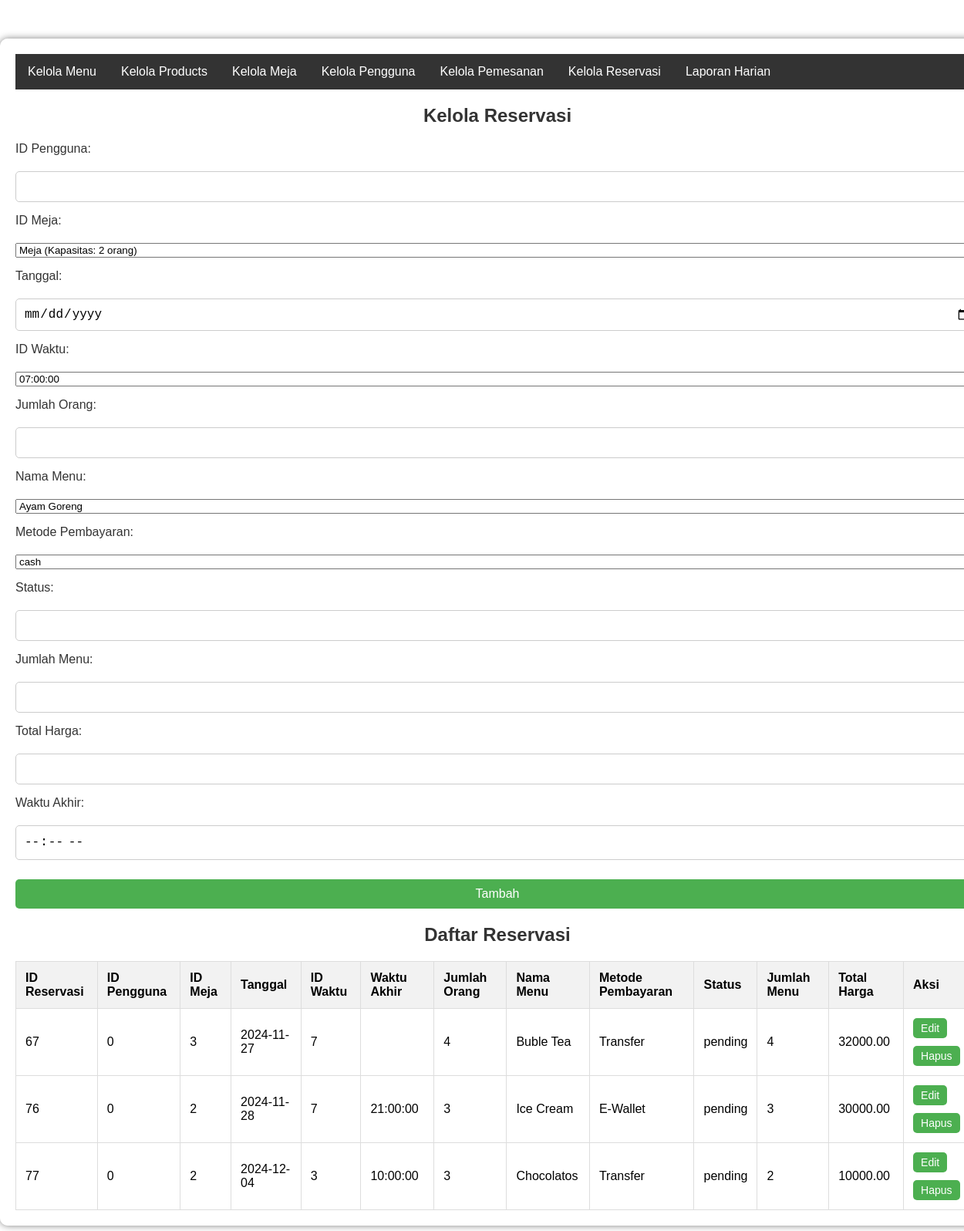
Page /php/admin/kelola_reservasi.php on the committed database.
### tables this page shows
CREATE TABLE `reservasi` (
  `id_reservasi` int(11) NOT NULL,
  `id_pengguna` int(11) NOT NULL,
  `nama_pengguna` varchar(100) NOT NULL,
  `id_meja` int(11) NOT NULL,
  `id_waktu` int(11) NOT NULL,
  `tanggal` date NOT NULL,
  `jumlah_orang` int(11) NOT NULL,
  `id_menu` int(11) DEFAULT NULL,
  `metode_pembayaran` varchar(50) NOT NULL,
  `status` varchar(50) NOT NULL DEFAULT 'pending',
  `jumlah_menu` int(11) NOT NULL,
  `total_harga` decimal(10,2) NOT NULL,
  `waktu_akhir` time DEFAULT NULL
);

CREATE TABLE `menu` (
  `id_menu` int(11) NOT NULL,
  `kategori` enum('Makanan','Minuman','Dessert','') NOT NULL,
  `nama_menu` varchar(100) NOT NULL,
  `harga` decimal(10,0) NOT NULL,
  `gambar` varchar(100) NOT NULL,
  `stok_keluar` int(11) NOT NULL DEFAULT 0,
  `stok_masuk` int(11) NOT NULL DEFAULT 0,
  `stok` int(11) NOT NULL DEFAULT 0
);

### php/admin/kelola_reservasi.php (the view, shortened to what this page needs)
<?php
include '../config.php';
$sql_menu = "SELECT * FROM menu";
$result_menu = mysqli_query($conn, $sql_menu);
$sql_pembayaran = "SELECT * FROM metode_pembayaran";
$result_pembayaran = mysqli_query($conn, $sql_pembayaran);
$sql_meja = "SELECT * FROM meja";
$result_meja = mysqli_query($conn, $sql_meja);
$sql_waktu = "SELECT * FROM waktu_reservasi";
$result_waktu = mysqli_query($conn, $sql_waktu);
?>
<!DOCTYPE html>
<html lang="id">
<head>
    <link rel="stylesheet" href="kelola_reservasi.css">
</head>
<body>
    <div class="container">
        <nav>
            <ul class="horizontal-nav">
                <li><a href="kelola_menu.php">Kelola Menu</a></li>
                <li><a href="kelola_products.php">Kelola Products</a></li>
                <li><a href="kelola_meja.php">Kelola Meja</a></li>
                <li><a href="kelola_pengguna.php">Kelola Pengguna</a></li>
                <li><a href="kelola_pemesanan.php">Kelola Pemesanan</a></li>
                <li><a href="kelola_reservasi.php">Kelola Reservasi</a></li>
                <li><a href="laporan_harian.php">Laporan Harian</a></li>
            </ul>
        </nav>
        <h2>Kelola Reservasi</h2>
        <form method="POST" action="">
            <label for="id_pengguna">ID Pengguna:</label>
            <input type="number" name="id_pengguna" id="id_pengguna" required>
            <label for="id_meja">ID Meja:</label>
            <select id="id_meja" name="id_meja" required>
                <?php
                while ($row_meja = mysqli_fetch_assoc($result_meja)) {
                    echo '<option value="' . $row_meja['id_meja'] . '">Meja ' . $row_meja['nomor_meja'] . ' (Kapasitas: ' . $row_meja['kapasitas'] . ' orang)</option>';
                }
                ?>
            </select>
            <label for="tanggal">Tanggal:</label>
            <input type="date" name="tanggal" id="tanggal" required>
            <label for="id_waktu">ID Waktu:</label>
            <select id="id_waktu" name="id_waktu" required>
                <?php
                while ($row_waktu = mysqli_fetch_assoc($result_waktu)) {
                    echo '<option value="' . $row_waktu['id_waktu'] . '">' . $row_waktu['waktu_mulai'] . '</option>';
                }
                ?>
            </select>
            <label for="jumlah_orang">Jumlah Orang:</label>
            <input type="number" name="jumlah_orang" id="jumlah_orang" required>
            <label for="id_menu">Nama Menu:</label>
            <select id="id_menu" name="id_menu" required>
                <?php
                while ($row_menu = mysqli_fetch_assoc($result_menu)) {
                    echo '<option value="' . $row_menu['id_menu'] . '">' . $row_menu['nama_menu'] . '</option>';
                }
                ?>
            </select>
            <label for="metode_pembayaran">Metode Pembayaran:</label>
            <select id="metode_pembayaran" name="metode_pembayaran" required>
                <?php
                while ($row_pembayaran = mysqli_fetch_assoc($result_pembayaran)) {
                    echo '<option value="' . $row_pembayaran['nama_metode'] . '">' . $row_pembayaran['nama_metode'] . '</option>';
                }
                ?>
            </select>
            <label for="status">Status:</label>
            <input type="text" name="status" id="status" required>
            <label for="jumlah_menu">Jumlah Menu:</label>
            <input type="number" name="jumlah_menu" id="jumlah_menu" required>
            <label for="total_harga">Total Harga:</label>
            <input type="number" step="0.01" name="total_harga" id="total_harga" required>
            <label for="waktu_akhir">Waktu Akhir:</label>
            <input type="time" name="waktu_akhir" id="waktu_akhir" required readonly>
            <button type="submit" name="tambah">Tambah</button>
        </form>
        <h2>Daftar Reservasi</h2>
        <table>
            <thead>
                <tr>
                    <th>ID Reservasi</th>
                    <th>ID Pengguna</th>
                    <th>ID Meja</th>
                    <th>Tanggal</th>
                    <th>ID Waktu</th>
                    <th>Waktu Akhir</th>
                    <th>Jumlah Orang</th>
                    <th>Nama Menu</th>
                    <th>Metode Pembayaran</th>
                    <th>Status</th>
                    <th>Jumlah Menu</th>
                    <th>Total Harga</th>
                    <th>Aksi</th>
                </tr>
            </thead>
            <tbody>
                <?php
                $sql = "SELECT r.*, m.nama_menu
                        FROM reservasi r
                        JOIN menu m ON r.id_menu = m.id_menu";
                $result = mysqli_query($conn, $sql);
                while ($row = mysqli_fetch_assoc($result)) {
                    echo "<tr>";
                    echo "<td>{$row['id_reservasi']}</td>";
                    echo "<td>{$row['id_pengguna']}</td>";
                    echo "<td>{$row['id_meja']}</td>";
                    echo "<td>{$row['tanggal']}</td>";
                    echo "<td>{$row['id_waktu']}</td>";
                    echo "<td>{$row['waktu_akhir']}</td>";
                    echo "<td>{$row['jumlah_orang']}</td>";
                    echo "<td>{$row['nama_menu']}</td>";
                    echo "<td>{$row['metode_pembayaran']}</td>";
                    echo "<td>{$row['status']}</td>";
                    echo "<td>{$row['jumlah_menu']}</td>";
                    echo "<td>{$row['total_harga']}</td>";
                    echo "<td>
                            <button type='button' onclick=\"editReservasi('{$row['id_reservasi']}', '{$row['id_pengguna']}', '{$row['id_meja']}', '{$row['tanggal']}', '{$row['id_waktu']}', '{$row['waktu_akhir']}', '{$row['jumlah_orang']}', '{$row['id_menu']}', '{$row['metode_pembayaran']}', '{$row['status']}', '{$row['jumlah_menu']}', '{$row['total_harga']}')\">Edit</button>
                            <form method='POST' action='' style='display:inline;'>
                                <input type='hidden' name='id_reservasi' value='{$row['id_reservasi']}'>
                                <button type='submit' name='hapus'>Hapus</button>
                            </form>
                          </td>";
                    echo "</tr>";
                }
                ?>
            </tbody>
        </table>
    </div>
</body>
</html>

### php/admin/kelola_reservasi.css (style rules this page uses)
body { font-family: Arial, sans-serif; background-image: url('../../images/admin products.png'); background-size: cover; margin: 0; padding: 0; }
.container { background-color: rgba(255, 255, 255, 0.8); margin: 50px auto; padding: 20px; width: 100%; box-shadow: 0 0 10px rgba(0, 0, 0, 0.5); border-radius: 10px; }
.horizontal-nav { list-style-type: none; margin: 0; padding: 0; overflow: hidden; background-color: #333; }
.horizontal-nav li { float: left; }
.horizontal-nav li a { display: block; color: white; text-align: center; padding: 14px 16px; text-decoration: none; }
h2 { text-align: center; color: #333; }
form { display: flex; flex-direction: column; gap: 15px; }
form label { color: #333; margin-bottom: 5px; }
form input { padding: 10px; font-size: 16px; border: 1px solid #ccc; border-radius: 5px; }
form button { padding: 10px; font-size: 16px; border: none; border-radius: 5px; cursor: pointer; background-color: #4CAF50; color: white; margin-top: 10px; }
table { width: 100%; border-collapse: collapse; margin-top: 20px; }
th, td { padding: 12px; border: 1px solid #ddd; text-align: left; }
th { background-color: #f2f2f2; }
td button { padding: 5px 10px; font-size: 14px; border: none; border-radius: 5px; cursor: pointer; background-color: #4CAF50; color: white; }

### rows in the picture
reservasi: id_reservasi "67", id_pengguna "0", id_meja "3", tanggal "2024-11-27", id_waktu "7", jumlah_orang "4", id_menu.nama_menu "Buble Tea", metode_pembayaran "Transfer", status "pending", jumlah_menu "4", total_harga "32000.00"
reservasi: id_reservasi "76", id_pengguna "0", id_meja "2", tanggal "2024-11-28", id_waktu "7", waktu_akhir "21:00:00", jumlah_orang "3", id_menu.nama_menu "Ice Cream", metode_pembayaran "E-Wallet", status "pending", jumlah_menu "3", total_harga "30000.00"
reservasi: id_reservasi "77", id_pengguna "0", id_meja "2", tanggal "2024-12-04", id_waktu "3", waktu_akhir "10:00:00", jumlah_orang "3", id_menu.nama_menu "Chocolatos", metode_pembayaran "Transfer", status "pending", jumlah_menu "2", total_harga "10000.00"

### other values in the picture
form field id_waktu "07:00:00"
form field id_menu "Ayam Goreng"
form field metode_pembayaran "cash"
